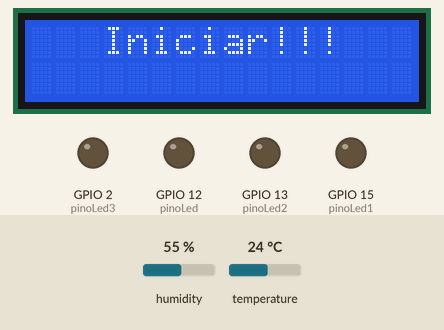
Simulated run of this sketch. Board: ESP32. On the bench: 16×2 character LCD, output pins drawn as LEDs (lit = HIGH). The inputs (shaded band) are chosen by the test bench; at power-on: humidity 55 %, temperature 24 °C. WiFi joins after 1.5 s; servers stay silent unless stated; what the sketch prints to the serial monitor is not drawn.

Above: at 0.1 s.
At 3.1 s:
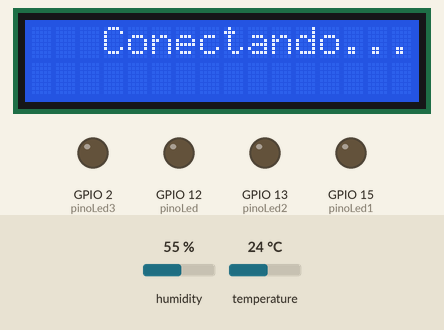
At 3.8 s:
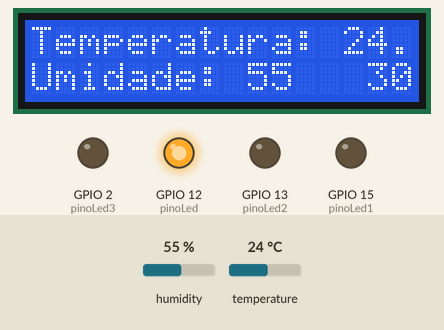
At 34.04 s:
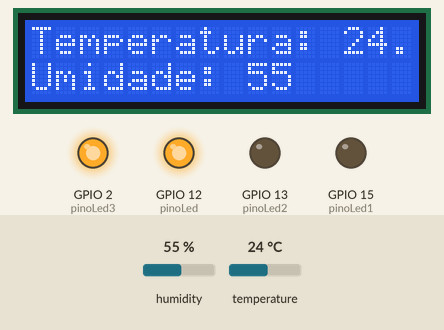
Timing chart, 0 to 35.6 s (numbered marks = the images above):
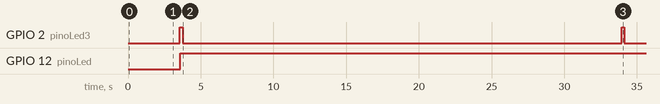

The sketch:

ArduinoIDE.ino
```cpp
#include <dht.h>
#include <LiquidCrystal.h>
#include <FirebaseESP32.h>
#include <WiFi.h>
#define WIFI_SSID "Vivo-Internet-BF17"
#define WIFI_PASSWORD "78814222"
#define FIREBASE_HOST "https://prova-98629-default-rtdb.firebaseio.com/"
#define FIREBASE_AUTH "kE2sOlH3H3rQUmg1VTtqp4hSbkumeXGgyWA20DsY"
FirebaseData firebaseData;
FirebaseJson json;
dht DHT;
#define pinoLed 12
#define pinoLed1 15
#define pinoLed2 13
#define pinoLed3 2 //Led imbutido do ESP-32, e led que irá ascender quando enviar os dados
#define DHTPin A0


//LiquidCrystal lcd(19,23,18,17,16,15);
LiquidCrystal lcd(27,26,33,32,25,14);
int count = 0;


//SETUP
void setup() {
  Serial.begin(9600); //Ligando o serial

  pinMode(DHTPin, INPUT); //Definindo o pino que vai receber as informações do ESP-32
  pinMode(pinoLed, OUTPUT);
  pinMode(pinoLed1, OUTPUT);
  pinMode(pinoLed2, OUTPUT);
  pinMode(pinoLed3, OUTPUT);

  //Settando o lcd
  lcd.begin(16,2);
  lcd.clear(); //Limpando qualquer coisa que estiver na tela do lcd
  lcd.setCursor(3,0);
  lcd.print("Iniciar!!!");
  delay(2000);

  lcd.clear();
  lcd.setCursor(3,0);
  lcd.print("Conectando");

  WiFi.begin(WIFI_SSID, WIFI_PASSWORD); //Ligando o WIFI
  while(WiFi.status() != WL_CONNECTED){
    if (count > 3){
      count = 0;
      lcd.clear();
      lcd.setCursor(3,0);
      lcd.print("Conectando");
    }
    Serial.print(".");
    lcd.print(".");
    count = count + 1;
    delay(500);
  }
  Serial.println("Conectado!");
  Serial.print("Connected with IP: ");
  Serial.println(WiFi.localIP());
  lcd.clear();
  lcd.print("Conectado!");

  //Settando o Firebase
  Firebase.begin(FIREBASE_HOST, FIREBASE_AUTH);
  Firebase.reconnectWiFi(true);
  Firebase.setReadTimeout(firebaseData, 1000 * 60);
  Firebase.setwriteSizeLimit(firebaseData, "tiny");
}

void loop(){
  //Ligando o led pois aqui começa a leitura e armazenamento de dados
  digitalWrite(pinoLed3, HIGH);

  //Lendo os valores de temperatura e umidade
  DHT.read11(DHTPin);
  float temp = DHT.temperature;
  int umi = DHT.humidity;

  //Printando os valores de temperatura e umidade no Serial
  Serial.print("Umidade: ");
  Serial.println(umi);
  Serial.print("Temperatura: ");
  Serial.println(temp);


  //Verificando a temperatura para acender os LED's corretamente
  //pinoLed <= 25ºC
  // 25ºC < pinoLed1 < 27ºC
  //pinoLed2 > 27ºC

  if (temp <= 25){
    digitalWrite(pinoLed, HIGH);
    digitalWrite(pinoLed1, LOW);
    digitalWrite(pinoLed2, LOW);
  }
  else if (temp > 25 and temp < 27){
    digitalWrite(pinoLed, LOW);
    digitalWrite(pinoLed1, HIGH);
    digitalWrite(pinoLed2, LOW);
  }
  else if (temp >= 27){
    digitalWrite(pinoLed, LOW);
    digitalWrite(pinoLed1, LOW);
    digitalWrite(pinoLed2, HIGH);
  }


  //Printando no lcd os valores lidos
  lcd.clear(); //Limpando a tela
  lcd.setCursor(0,0);
  lcd.print("Temperatura: ");
  lcd.print(temp);
  lcd.setCursor(0,1);
  lcd.print("Umidade: ");
  lcd.print(umi);

  //Enviando os dados para o Firebase
  json.set("/Temperatura", temp);
  json.set("/Umidade", umi);
  Firebase.updateNode(firebaseData, "/DHT", json);

  digitalWrite(pinoLed3, LOW); //Desligando o led pois acabou de enviar os dados


  //Envia dados a cada 30 segundos, por isso esse contador
  for (int i=30; i>0; i--){
    lcd.clear(); //Limpando a tela
    lcd.setCursor(0,0);
    lcd.print("Temperatura: ");
    lcd.print(temp);
    lcd.setCursor(0,1);
    lcd.print("Umidade: ");
    lcd.print(umi);
    lcd.setCursor(14,2); //Colocando quando vai ser a próxima vez que o ESP-32 irá mandar os dados
    lcd.print(i);
    delay(1000); //Loop irá se repetir 30 vezes com delay de 1 seg
  }
}
```

Measured:
- by itself, GPIO 2 (pinoLed3): alternates HIGH for 0.18 s and LOW for 30.2 s
- by itself, GPIO 12 (pinoLed): LOW → HIGH at 3.6 s
- what the display in image 1 shows lasts 0.5 s, from 3.1 s to 3.6 s
- what the display in image 2 shows lasts 1.0 s, from 3.8 s to 4.8 s
